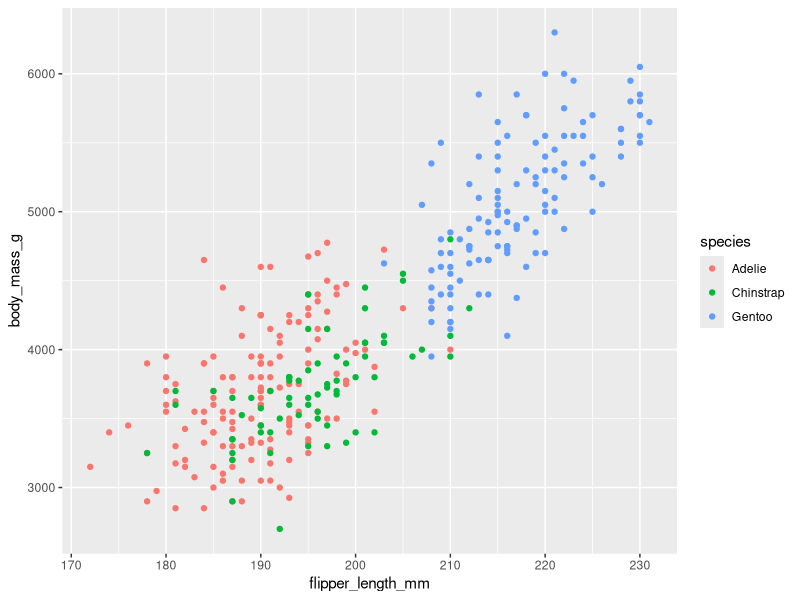
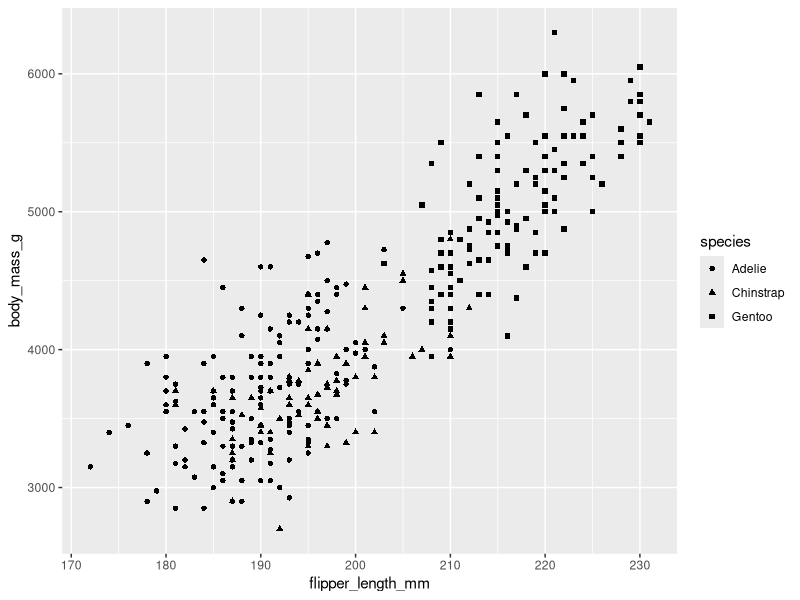
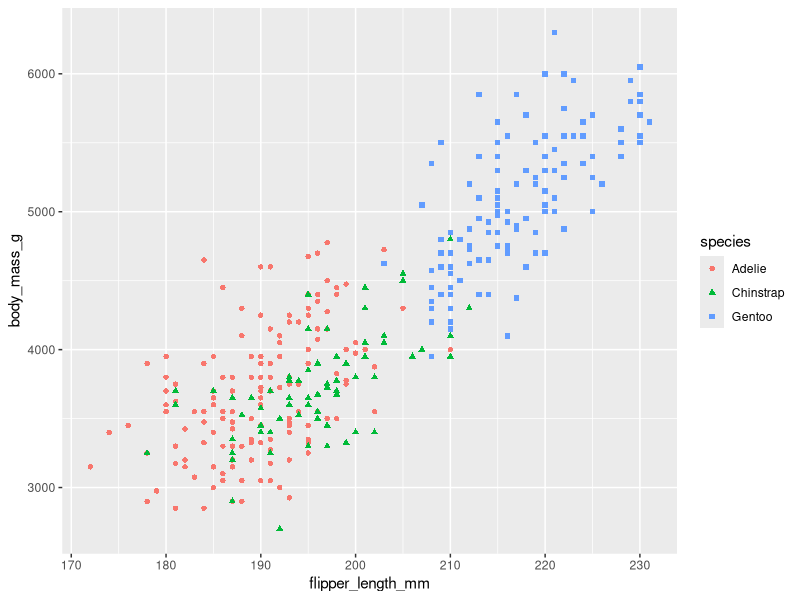
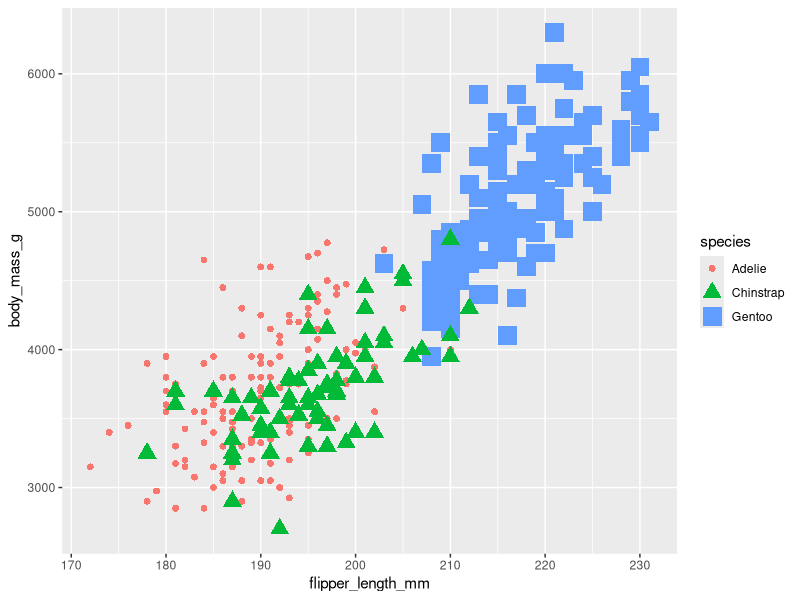
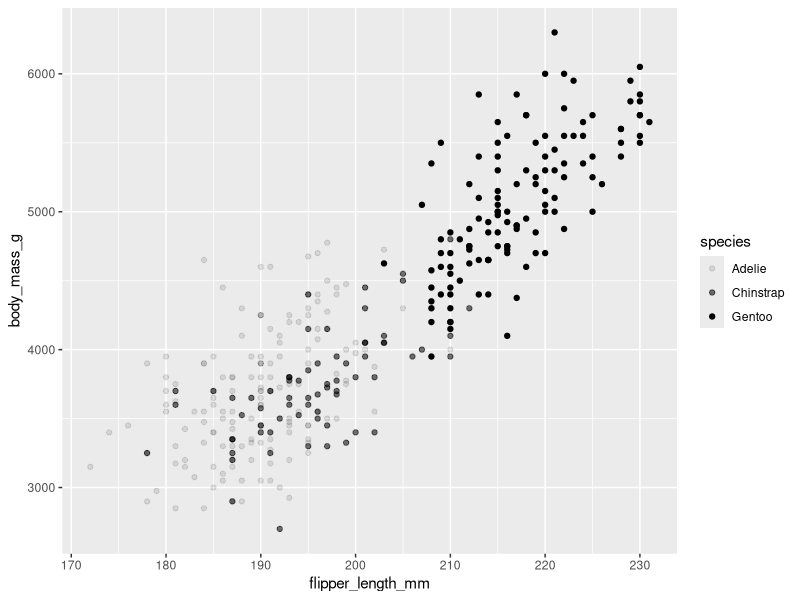
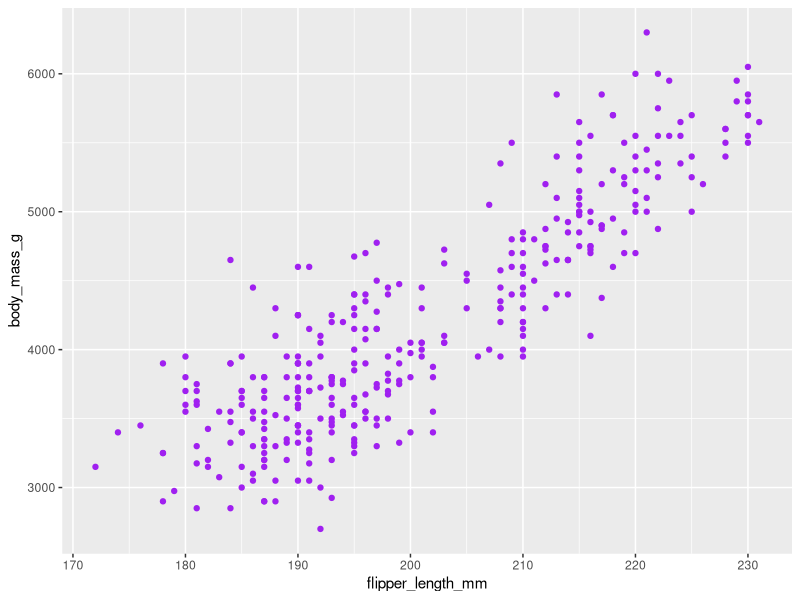

Here is the R script that generated these plots, in order:
library(ggplot2)
library(palmerpenguins)

data(penguins)
View(penguins)

#color for define species
ggplot(data = penguins) + 
  geom_point(mapping = aes(x = flipper_length_mm, y = body_mass_g, color = species))

#shape for define species
ggplot(data = penguins) + 
  geom_point(mapping = aes(x = flipper_length_mm, y = body_mass_g, shape = species))

#shape + color for define species
ggplot(data = penguins) + 
  geom_point(mapping = aes(x = flipper_length_mm, y = body_mass_g,shape = species, color = species))

#shape + color + size for define species
ggplot(data = penguins) + 
  geom_point(mapping = aes(x = flipper_length_mm, y = body_mass_g,
                           shape = species, color = species, size = species))

#alpha for define species
ggplot(data = penguins) + 
  geom_point(mapping = aes(x = flipper_length_mm, y = body_mass_g, alpha = species))

ggplot(data = penguins) + 
  geom_point(mapping = aes(x = flipper_length_mm, y = body_mass_g), color = 'purple')

